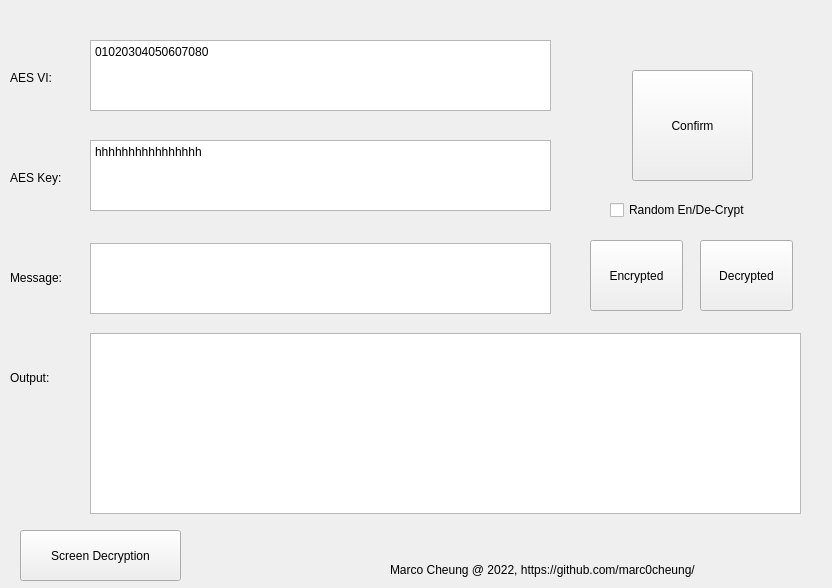
<?xml version="1.0" encoding="UTF-8"?>
<ui version="4.0">
 <class>MainWindow</class>
 <widget class="QMainWindow" name="MainWindow">
  <property name="geometry">
   <rect>
    <x>0</x>
    <y>0</y>
    <width>832</width>
    <height>588</height>
   </rect>
  </property>
  <property name="windowTitle">
   <string>SendMessageSafe（安心傳訊）</string>
  </property>
  <widget class="QWidget" name="centralwidget">
   <widget class="QPushButton" name="confirmBtn">
    <property name="geometry">
     <rect>
      <x>632</x>
      <y>70</y>
      <width>121</width>
      <height>111</height>
     </rect>
    </property>
    <property name="text">
     <string>Confirm</string>
    </property>
   </widget>
   <widget class="QLabel" name="vi_label">
    <property name="geometry">
     <rect>
      <x>10</x>
      <y>70</y>
      <width>72</width>
      <height>15</height>
     </rect>
    </property>
    <property name="text">
     <string>AES VI:</string>
    </property>
   </widget>
   <widget class="QTextEdit" name="vi_input">
    <property name="geometry">
     <rect>
      <x>90</x>
      <y>40</y>
      <width>461</width>
      <height>71</height>
     </rect>
    </property>
    <property name="html">
     <string>&lt;!DOCTYPE HTML PUBLIC &quot;-//W3C//DTD HTML 4.0//EN&quot; &quot;http://www.w3.org/TR/REC-html40/strict.dtd&quot;&gt;
&lt;html&gt;&lt;head&gt;&lt;meta name=&quot;qrichtext&quot; content=&quot;1&quot; /&gt;&lt;style type=&quot;text/css&quot;&gt;
p, li { white-space: pre-wrap; }
&lt;/style&gt;&lt;/head&gt;&lt;body style=&quot; font-family:'SimSun'; font-size:9pt; font-weight:400; font-style:normal;&quot;&gt;
&lt;p style=&quot; margin-top:0px; margin-bottom:0px; margin-left:0px; margin-right:0px; -qt-block-indent:0; text-indent:0px;&quot;&gt;01020304050607080&lt;/p&gt;&lt;/body&gt;&lt;/html&gt;</string>
    </property>
   </widget>
   <widget class="QPushButton" name="encryptBtn">
    <property name="geometry">
     <rect>
      <x>590</x>
      <y>240</y>
      <width>93</width>
      <height>71</height>
     </rect>
    </property>
    <property name="text">
     <string>Encrypted</string>
    </property>
   </widget>
   <widget class="QTextEdit" name="msg_input">
    <property name="geometry">
     <rect>
      <x>90</x>
      <y>243</y>
      <width>461</width>
      <height>71</height>
     </rect>
    </property>
   </widget>
   <widget class="QPushButton" name="decryptBtn">
    <property name="geometry">
     <rect>
      <x>700</x>
      <y>240</y>
      <width>93</width>
      <height>71</height>
     </rect>
    </property>
    <property name="text">
     <string>Decrypted</string>
    </property>
   </widget>
   <widget class="QTextEdit" name="output">
    <property name="geometry">
     <rect>
      <x>90</x>
      <y>333</y>
      <width>711</width>
      <height>181</height>
     </rect>
    </property>
   </widget>
   <widget class="QLabel" name="msg_label">
    <property name="geometry">
     <rect>
      <x>10</x>
      <y>270</y>
      <width>72</width>
      <height>15</height>
     </rect>
    </property>
    <property name="text">
     <string>Message:</string>
    </property>
   </widget>
   <widget class="QLabel" name="output_label">
    <property name="geometry">
     <rect>
      <x>10</x>
      <y>370</y>
      <width>72</width>
      <height>15</height>
     </rect>
    </property>
    <property name="text">
     <string>Output:</string>
    </property>
   </widget>
   <widget class="QTextEdit" name="key_input">
    <property name="geometry">
     <rect>
      <x>90</x>
      <y>140</y>
      <width>461</width>
      <height>71</height>
     </rect>
    </property>
    <property name="html">
     <string>&lt;!DOCTYPE HTML PUBLIC &quot;-//W3C//DTD HTML 4.0//EN&quot; &quot;http://www.w3.org/TR/REC-html40/strict.dtd&quot;&gt;
&lt;html&gt;&lt;head&gt;&lt;meta name=&quot;qrichtext&quot; content=&quot;1&quot; /&gt;&lt;style type=&quot;text/css&quot;&gt;
p, li { white-space: pre-wrap; }
&lt;/style&gt;&lt;/head&gt;&lt;body style=&quot; font-family:'SimSun'; font-size:9pt; font-weight:400; font-style:normal;&quot;&gt;
&lt;p style=&quot; margin-top:0px; margin-bottom:0px; margin-left:0px; margin-right:0px; -qt-block-indent:0; text-indent:0px;&quot;&gt;hhhhhhhhhhhhhhhh&lt;/p&gt;&lt;/body&gt;&lt;/html&gt;</string>
    </property>
   </widget>
   <widget class="QLabel" name="key_label">
    <property name="geometry">
     <rect>
      <x>10</x>
      <y>170</y>
      <width>72</width>
      <height>15</height>
     </rect>
    </property>
    <property name="text">
     <string>AES Key:</string>
    </property>
   </widget>
   <widget class="QLabel" name="about_label">
    <property name="geometry">
     <rect>
      <x>390</x>
      <y>560</y>
      <width>431</width>
      <height>20</height>
     </rect>
    </property>
    <property name="text">
     <string>Marco Cheung @ 2022, https://github.com/marc0cheung/</string>
    </property>
   </widget>
   <widget class="QPushButton" name="pushButton">
    <property name="geometry">
     <rect>
      <x>20</x>
      <y>530</y>
      <width>161</width>
      <height>51</height>
     </rect>
    </property>
    <property name="text">
     <string>Screen Decryption</string>
    </property>
   </widget>
   <widget class="QCheckBox" name="RandomCheckBox">
    <property name="geometry">
     <rect>
      <x>610</x>
      <y>200</y>
      <width>211</width>
      <height>20</height>
     </rect>
    </property>
    <property name="text">
     <string>Random En/De-Crypt</string>
    </property>
   </widget>
  </widget>
 </widget>
 <resources/>
 <connections/>
</ui>
